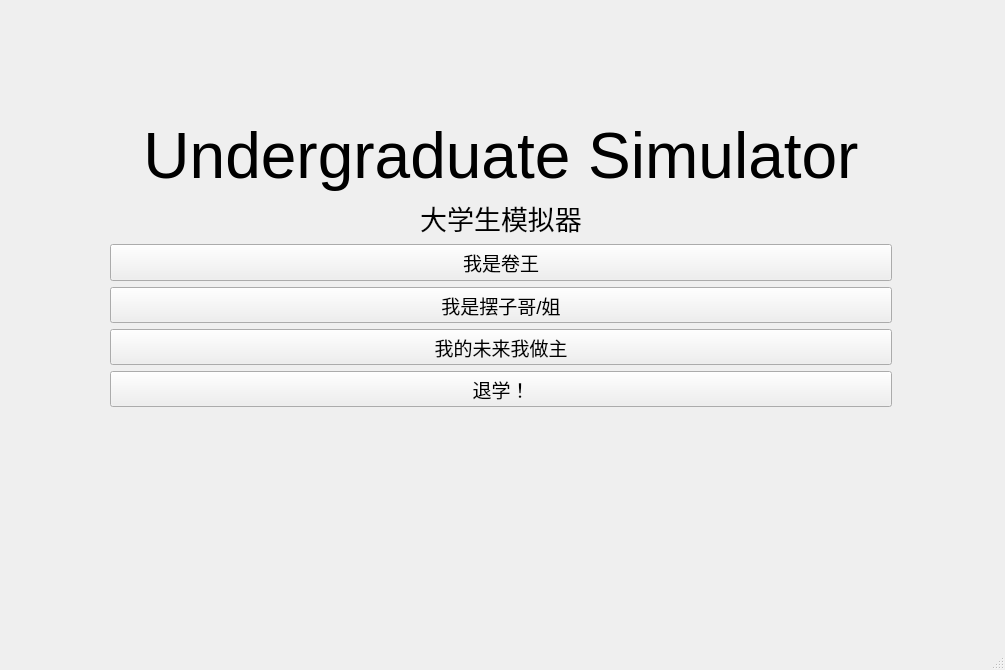
<?xml version="1.0" encoding="UTF-8"?>
<ui version="4.0">
 <class>MainWindow</class>
 <widget class="QMainWindow" name="MainWindow">
  <property name="geometry">
   <rect>
    <x>0</x>
    <y>0</y>
    <width>1005</width>
    <height>670</height>
   </rect>
  </property>
  <property name="windowTitle">
   <string>MainWindow</string>
  </property>
  <property name="autoFillBackground">
   <bool>true</bool>
  </property>
  <property name="styleSheet">
   <string notr="true"/>
  </property>
  <widget class="QWidget" name="centralwidget">
   <widget class="QWidget" name="verticalLayoutWidget_3">
    <property name="geometry">
     <rect>
      <x>110</x>
      <y>120</y>
      <width>782</width>
      <height>287</height>
     </rect>
    </property>
    <layout class="QVBoxLayout" name="verticalLayout_3">
     <item>
      <layout class="QVBoxLayout" name="verticalLayout">
       <item>
        <widget class="QLabel" name="label">
         <property name="font">
          <font>
           <pointsize>48</pointsize>
          </font>
         </property>
         <property name="text">
          <string>Undergraduate Simulator</string>
         </property>
         <property name="alignment">
          <set>Qt::AlignCenter</set>
         </property>
        </widget>
       </item>
       <item>
        <widget class="QLabel" name="label_2">
         <property name="font">
          <font>
           <pointsize>20</pointsize>
          </font>
         </property>
         <property name="text">
          <string>大学生模拟器</string>
         </property>
         <property name="alignment">
          <set>Qt::AlignCenter</set>
         </property>
        </widget>
       </item>
       <item>
        <layout class="QVBoxLayout" name="verticalLayout_2">
         <item>
          <widget class="QPushButton" name="pushButton">
           <property name="font">
            <font>
             <pointsize>14</pointsize>
            </font>
           </property>
           <property name="styleSheet">
            <string notr="true"/>
           </property>
           <property name="text">
            <string>我是卷王</string>
           </property>
          </widget>
         </item>
         <item>
          <widget class="QPushButton" name="pushButton_2">
           <property name="font">
            <font>
             <pointsize>14</pointsize>
            </font>
           </property>
           <property name="styleSheet">
            <string notr="true"/>
           </property>
           <property name="text">
            <string>我是摆子哥/姐</string>
           </property>
          </widget>
         </item>
         <item>
          <widget class="QPushButton" name="pushButton_3">
           <property name="font">
            <font>
             <pointsize>14</pointsize>
            </font>
           </property>
           <property name="styleSheet">
            <string notr="true"/>
           </property>
           <property name="text">
            <string>我的未来我做主</string>
           </property>
          </widget>
         </item>
         <item>
          <widget class="QPushButton" name="pushButton_4">
           <property name="font">
            <font>
             <pointsize>14</pointsize>
            </font>
           </property>
           <property name="styleSheet">
            <string notr="true"/>
           </property>
           <property name="text">
            <string>退学！</string>
           </property>
          </widget>
         </item>
        </layout>
       </item>
      </layout>
     </item>
    </layout>
   </widget>
  </widget>
  <widget class="QMenuBar" name="menubar">
   <property name="geometry">
    <rect>
     <x>0</x>
     <y>0</y>
     <width>1005</width>
     <height>21</height>
    </rect>
   </property>
  </widget>
  <widget class="QStatusBar" name="statusbar"/>
 </widget>
 <resources/>
 <connections/>
</ui>
